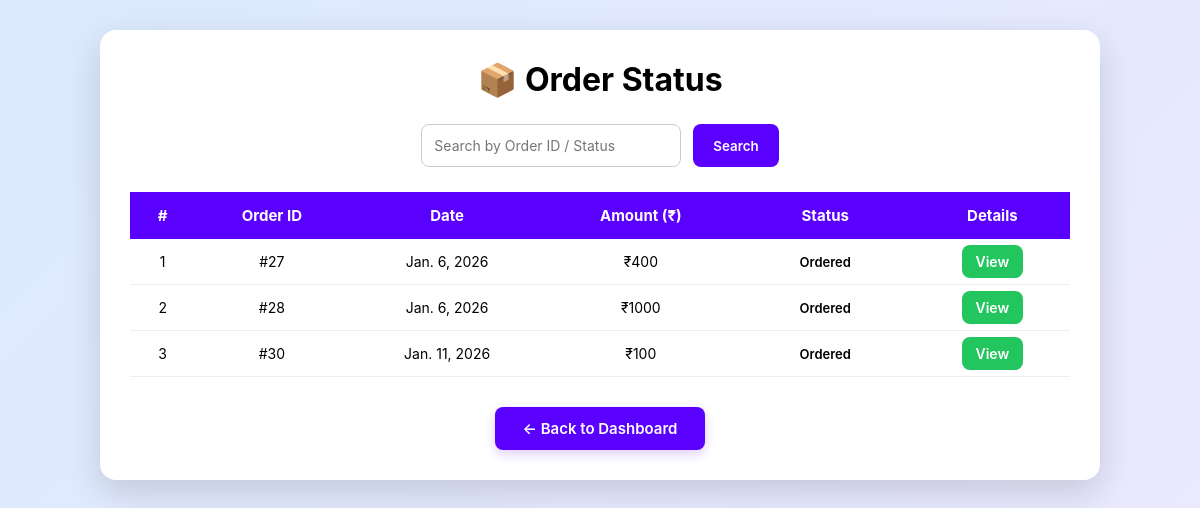
The page /myapp/order_main_status_get/ (signed in) on the database as committed earlier.
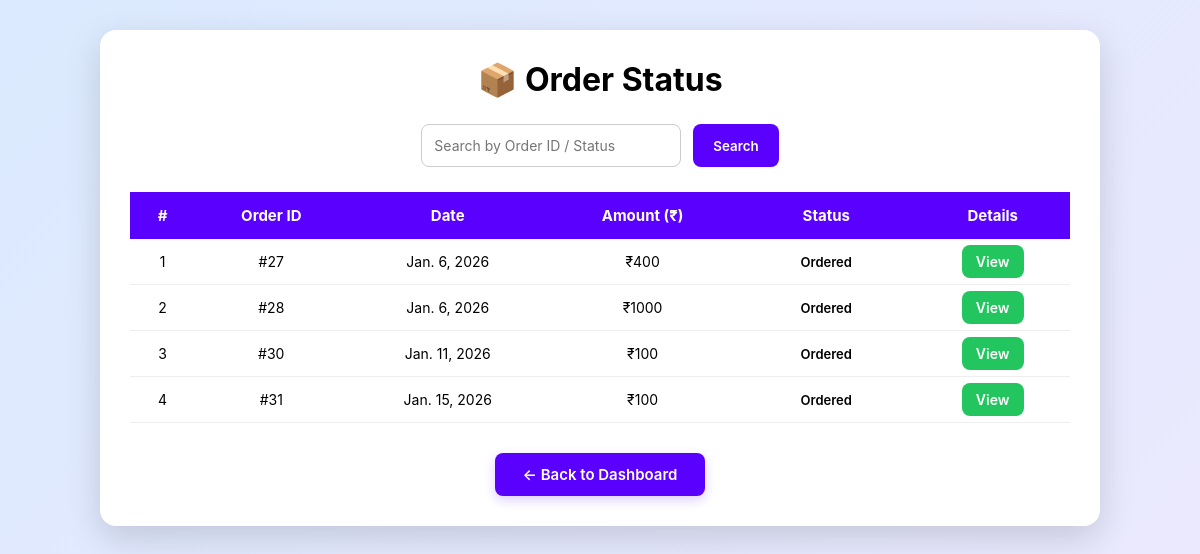
The same page on the database as committed later.
### myapp/models.py (models this page shows)
class Order_table_main(models.Model):
    USER=models.ForeignKey(User,on_delete=models.CASCADE)
    Date=models.DateField()
    Status=models.CharField(max_length=20,default="pending")
    Amount=models.IntegerField()

### myapp/views.py (the view)
# urls.py: path('order_main_status_get/', views.order_main_status_get),
def order_main_status_get(request):
    orders = Order_table_main.objects.filter(USER__id=request.user.id)
    return render(request, "user/order_status.html", {"orders": orders})

### templates/user/order_status.html (shortened to what this page needs)
{% load static %}
<!DOCTYPE html>
<html lang="en">
  <head>
    <link rel="stylesheet" href="/static/user/order_status.css" />
  </head>
  <body>
    <div class="container">
      <h1 class="page-title">📦 Order Status</h1>
      <form class="search-box" id="searchForm">
        <input
          type="text"
          id="searchInput"
          placeholder="Search by Order ID / Status"
        />
        <button type="button" id="searchBtn">Search</button>
      </form>
      <div class="table-wrapper">
        <table class="order-table">
          <thead>
            <tr>
              <th>#</th>
              <th>Order ID</th>
              <th>Date</th>
              <th>Amount (₹)</th>
              <th>Status</th>
              <th>Details</th>
            </tr>
          </thead>
          <tbody>
            {% for order in orders %}
            <tr>
              <td>{{ forloop.counter }}</td>
              <td>#{{ order.id }}</td>
              <td>{{ order.Date }}</td>
              <td>₹{{ order.Amount }}</td>
              <td>
                <span class="badge ordered">Ordered</span>
              </td>
              <td>
                <a
                  href="/myapp/order_sub_status_get/{{ order.id }}"
                  class="btn-view"
                >
                  View
                </a>
              </td>
            </tr>
            {% empty %}
            <tr>
              <td colspan="6" class="empty">No orders found</td>
            </tr>
            {% endfor %}
          </tbody>
        </table>
      </div>
      <div class="back-btn-container">
        <a href="/myapp/user_dashboard_get/" class="back-btn">
          ← Back to Dashboard
        </a>
      </div>
    </div>
  </body>
</html>

Rows that differ between the two databases and show on the page:
added Order_table_main: id "31", Date "Jan. 15, 2026", Amount "100"
